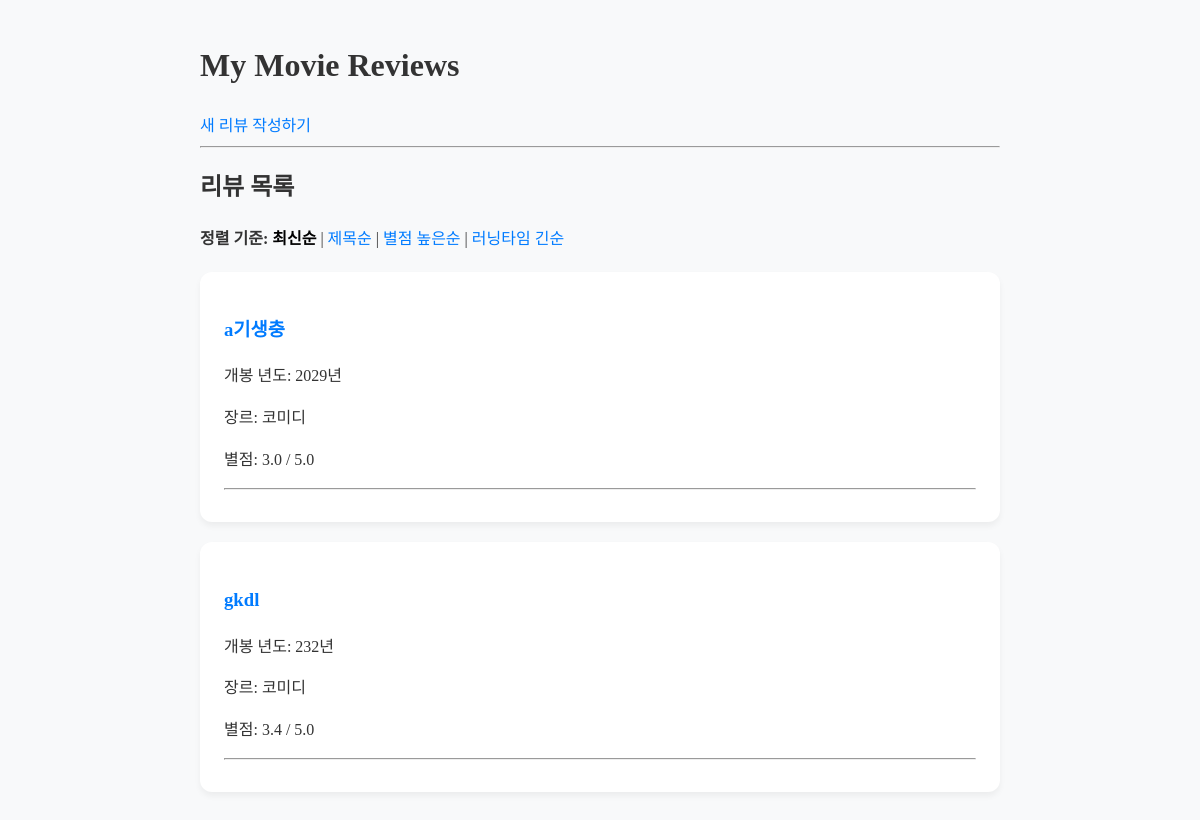
Before: / with the older database file.
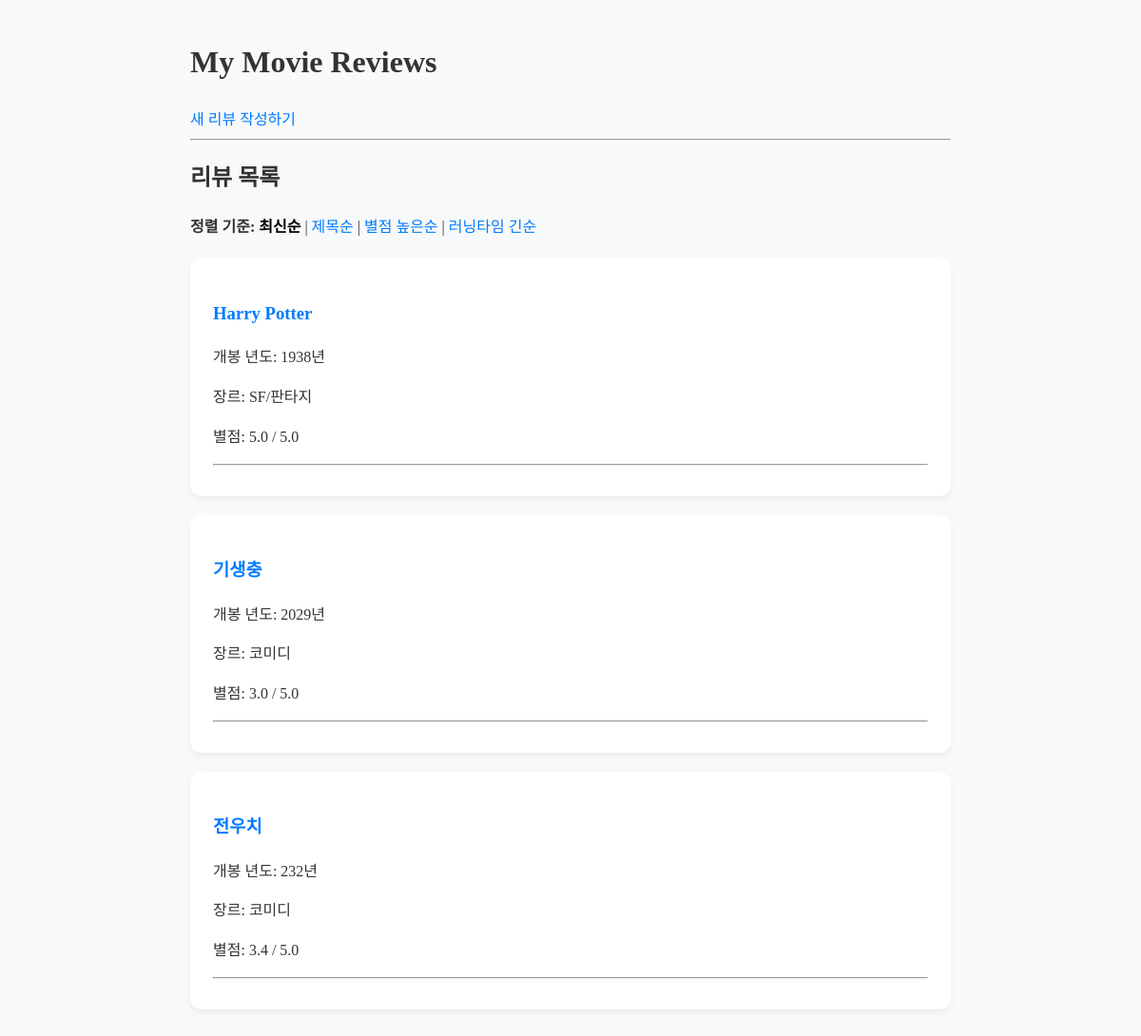
After: the same page with the newer database file.
### reviews/models.py (models this page shows, shortened)
class MovieReview(models.Model):
    title = models.CharField(max_length=100)
    opening_year = models.IntegerField()
    director = models.CharField(max_length=50)
    actor = models.CharField(max_length=100)
    GENRE_CHOICES = [
        ('action', '액션'),
        ('romance', '로맨스/멜로'),
        ('comedy', '코미디'),
        ('thriller', '스릴러/공포'),
        ('sf', 'SF/판타지'),
        ('drama', '드라마'),
        ('animation', '애니메이션'),
    ]
    genre = models.CharField(max_length=50, choices=GENRE_CHOICES, default='action')
    star_rating = models.FloatField()
    running_time = models.IntegerField()
    content = models.TextField()
    created_at = models.DateTimeField(auto_now_add=True)
    updated_at = models.DateTimeField(auto_now=True)

### reviews/views.py (the view)
# urls.py: path('', views.review_list, name='review_list'),
def review_list(request):
    sort_by = request.GET.get('sort', 'created_at')
    if sort_by == 'title': #제목 오름차순
        reviews = MovieReview.objects.all().order_by('title')
    elif sort_by == 'star': #별점 내림차순
        reviews = MovieReview.objects.all().order_by('-star_rating')
    elif sort_by == 'time': #시간 내림차순
        reviews = MovieReview.objects.all().order_by('-running_time')
    else: #작성일 최신순
        reviews = MovieReview.objects.all().order_by('-created_at')
    return render(request, 'review_list.html', {'reviews': reviews, 'current_sort': sort_by})

### reviews/templates/review_list.html (shortened to what this page needs)
{% load static %}
<!DOCTYPE html>
<html lang="ko">
<head>
    <link rel="stylesheet" href="{% static 'style.css' %}">
</head>
<body>
    <h1>My Movie Reviews</h1>
    <a href="{% url 'review_create' %}">새 리뷰 작성하기</a>
    <hr>
    <h2>리뷰 목록</h2>
    <div class="sorting-links" style="margin-bottom: 20px;">
        <strong>정렬 기준:</strong>
        <a href="?sort=created_at" {% if current_sort == 'created_at' %}style="font-weight: bold; color: black;"{% endif %}>최신순</a> |
        <a href="?sort=title" {% if current_sort == 'title' %}style="font-weight: bold; color: black;"{% endif %}>제목순</a> |
        <a href="?sort=star" {% if current_sort == 'star' %}style="font-weight: bold; color: black;"{% endif %}>별점 높은순</a> |
        <a href="?sort=time" {% if current_sort == 'time' %}style="font-weight: bold; color: black;"{% endif %}>러닝타임 긴순</a>
    </div>
    {% if reviews %}
        <ul>
            {% for review in reviews %}
                <li>
                    <h3>
                        <a href="{% url 'review_detail' review.pk %}">{{ review.title }}</a>
                    </h3>
                    <p>개봉 년도: {{ review.opening_year }}년</p>
                    <p>장르: {{ review.get_genre_display }}</p>
                    <p>별점: {{ review.star_rating }} / 5.0</p>
                    <hr>
                </li>
            {% endfor %}
        </ul>
    {% else %}
        <p>아직 작성된 영화 리뷰가 없습니다. 첫 리뷰를 작성해 보세요!</p>
    {% endif %}
</body>
</html>

Changed rows visible on the page:
added MovieReview: title "Harry Potter", opening_year "1938", genre "SF/판타지", star_rating "5.0"
changed MovieReview: title "a기생충" → "기생충"
changed MovieReview: title "gkdl" → "전우치"
